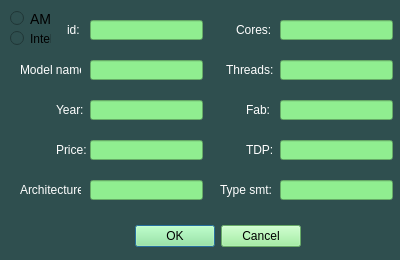
<?xml version="1.0" encoding="UTF-8"?>
<ui version="4.0">
 <class>Dialog</class>
 <widget class="QDialog" name="Dialog">
  <property name="geometry">
   <rect>
    <x>0</x>
    <y>0</y>
    <width>400</width>
    <height>260</height>
   </rect>
  </property>
  <property name="windowTitle">
   <string>Add new CPU</string>
  </property>
  <property name="windowIcon">
   <iconset>
    <normaloff>cpu.png</normaloff>cpu.png</iconset>
  </property>
  <property name="styleSheet">
   <string notr="true">background: #2F4F4F</string>
  </property>
  <widget class="QDialogButtonBox" name="notCommit">
   <property name="geometry">
    <rect>
     <x>-40</x>
     <y>220</y>
     <width>341</width>
     <height>32</height>
    </rect>
   </property>
   <property name="styleSheet">
    <string notr="true">background: #90EE90</string>
   </property>
   <property name="orientation">
    <enum>Qt::Horizontal</enum>
   </property>
   <property name="standardButtons">
    <set>QDialogButtonBox::Cancel|QDialogButtonBox::Ok</set>
   </property>
  </widget>
  <widget class="QLineEdit" name="idLine">
   <property name="geometry">
    <rect>
     <x>90</x>
     <y>20</y>
     <width>113</width>
     <height>20</height>
    </rect>
   </property>
   <property name="styleSheet">
    <string notr="true">background: #90EE90</string>
   </property>
  </widget>
  <widget class="QLineEdit" name="archLine">
   <property name="geometry">
    <rect>
     <x>90</x>
     <y>180</y>
     <width>113</width>
     <height>20</height>
    </rect>
   </property>
   <property name="styleSheet">
    <string notr="true">background: #90EE90</string>
   </property>
  </widget>
  <widget class="QLineEdit" name="modelLine">
   <property name="geometry">
    <rect>
     <x>90</x>
     <y>60</y>
     <width>113</width>
     <height>20</height>
    </rect>
   </property>
   <property name="styleSheet">
    <string notr="true">background: #90EE90</string>
   </property>
  </widget>
  <widget class="QLineEdit" name="tdpLine">
   <property name="geometry">
    <rect>
     <x>280</x>
     <y>140</y>
     <width>113</width>
     <height>20</height>
    </rect>
   </property>
   <property name="styleSheet">
    <string notr="true">background: #90EE90</string>
   </property>
  </widget>
  <widget class="QLineEdit" name="fabLine">
   <property name="geometry">
    <rect>
     <x>280</x>
     <y>100</y>
     <width>113</width>
     <height>20</height>
    </rect>
   </property>
   <property name="styleSheet">
    <string notr="true">background: #90EE90</string>
   </property>
  </widget>
  <widget class="QLineEdit" name="yearLine">
   <property name="geometry">
    <rect>
     <x>90</x>
     <y>100</y>
     <width>113</width>
     <height>20</height>
    </rect>
   </property>
   <property name="styleSheet">
    <string notr="true">background: #90EE90</string>
   </property>
  </widget>
  <widget class="QLineEdit" name="coresLine">
   <property name="geometry">
    <rect>
     <x>280</x>
     <y>20</y>
     <width>113</width>
     <height>20</height>
    </rect>
   </property>
   <property name="styleSheet">
    <string notr="true">background: #90EE90</string>
   </property>
  </widget>
  <widget class="QLineEdit" name="threadsLine">
   <property name="geometry">
    <rect>
     <x>280</x>
     <y>60</y>
     <width>113</width>
     <height>20</height>
    </rect>
   </property>
   <property name="styleSheet">
    <string notr="true">background: #90EE90</string>
   </property>
  </widget>
  <widget class="QLineEdit" name="priceLine">
   <property name="geometry">
    <rect>
     <x>90</x>
     <y>140</y>
     <width>113</width>
     <height>20</height>
    </rect>
   </property>
   <property name="styleSheet">
    <string notr="true">background: #90EE90</string>
   </property>
  </widget>
  <widget class="QLineEdit" name="imageLine">
   <property name="geometry">
    <rect>
     <x>280</x>
     <y>180</y>
     <width>113</width>
     <height>20</height>
    </rect>
   </property>
   <property name="styleSheet">
    <string notr="true">background: #90EE90</string>
   </property>
  </widget>
  <widget class="QLabel" name="label">
   <property name="geometry">
    <rect>
     <x>67</x>
     <y>20</y>
     <width>20</width>
     <height>20</height>
    </rect>
   </property>
   <property name="styleSheet">
    <string notr="true">color: White</string>
   </property>
   <property name="text">
    <string>id:</string>
   </property>
  </widget>
  <widget class="QLabel" name="label_2">
   <property name="geometry">
    <rect>
     <x>20</x>
     <y>60</y>
     <width>61</width>
     <height>20</height>
    </rect>
   </property>
   <property name="styleSheet">
    <string notr="true">color: White</string>
   </property>
   <property name="text">
    <string>Model name:l</string>
   </property>
  </widget>
  <widget class="QLabel" name="label_3">
   <property name="geometry">
    <rect>
     <x>56</x>
     <y>100</y>
     <width>31</width>
     <height>20</height>
    </rect>
   </property>
   <property name="styleSheet">
    <string notr="true">color: White</string>
   </property>
   <property name="text">
    <string>Year:</string>
   </property>
  </widget>
  <widget class="QLabel" name="label_4">
   <property name="geometry">
    <rect>
     <x>56</x>
     <y>140</y>
     <width>31</width>
     <height>20</height>
    </rect>
   </property>
   <property name="styleSheet">
    <string notr="true">color: White</string>
   </property>
   <property name="text">
    <string>Price:</string>
   </property>
  </widget>
  <widget class="QLabel" name="label_5">
   <property name="geometry">
    <rect>
     <x>20</x>
     <y>180</y>
     <width>61</width>
     <height>20</height>
    </rect>
   </property>
   <property name="styleSheet">
    <string notr="true">color: White</string>
   </property>
   <property name="text">
    <string>Architecture:</string>
   </property>
  </widget>
  <widget class="QLabel" name="label_6">
   <property name="geometry">
    <rect>
     <x>236</x>
     <y>20</y>
     <width>41</width>
     <height>20</height>
    </rect>
   </property>
   <property name="styleSheet">
    <string notr="true">color: White</string>
   </property>
   <property name="text">
    <string>Cores:</string>
   </property>
  </widget>
  <widget class="QLabel" name="label_7">
   <property name="geometry">
    <rect>
     <x>226</x>
     <y>60</y>
     <width>51</width>
     <height>20</height>
    </rect>
   </property>
   <property name="styleSheet">
    <string notr="true">color: White</string>
   </property>
   <property name="text">
    <string>Threads:</string>
   </property>
  </widget>
  <widget class="QLabel" name="label_8">
   <property name="geometry">
    <rect>
     <x>246</x>
     <y>100</y>
     <width>31</width>
     <height>20</height>
    </rect>
   </property>
   <property name="styleSheet">
    <string notr="true">color: White</string>
   </property>
   <property name="text">
    <string>Fab:</string>
   </property>
  </widget>
  <widget class="QLabel" name="label_9">
   <property name="geometry">
    <rect>
     <x>246</x>
     <y>140</y>
     <width>31</width>
     <height>20</height>
    </rect>
   </property>
   <property name="styleSheet">
    <string notr="true">color: White</string>
   </property>
   <property name="text">
    <string>TDP:</string>
   </property>
  </widget>
  <widget class="QLabel" name="label_10">
   <property name="geometry">
    <rect>
     <x>220</x>
     <y>180</y>
     <width>51</width>
     <height>20</height>
    </rect>
   </property>
   <property name="styleSheet">
    <string notr="true">color: White</string>
   </property>
   <property name="text">
    <string>Type smt:</string>
   </property>
  </widget>
  <widget class="QRadioButton" name="radioButton">
   <property name="geometry">
    <rect>
     <x>10</x>
     <y>10</y>
     <width>41</width>
     <height>17</height>
    </rect>
   </property>
   <property name="styleSheet">
    <string notr="true">font-size: 14px</string>
   </property>
   <property name="text">
    <string>AMD</string>
   </property>
  </widget>
  <widget class="QRadioButton" name="radioButton_2">
   <property name="geometry">
    <rect>
     <x>10</x>
     <y>30</y>
     <width>41</width>
     <height>17</height>
    </rect>
   </property>
   <property name="text">
    <string>Intel</string>
   </property>
  </widget>
 </widget>
 <tabstops>
  <tabstop>archLine</tabstop>
  <tabstop>modelLine</tabstop>
  <tabstop>tdpLine</tabstop>
  <tabstop>idLine</tabstop>
  <tabstop>fabLine</tabstop>
  <tabstop>yearLine</tabstop>
  <tabstop>coresLine</tabstop>
  <tabstop>threadsLine</tabstop>
  <tabstop>priceLine</tabstop>
  <tabstop>imageLine</tabstop>
 </tabstops>
 <resources/>
 <connections>
  <connection>
   <sender>notCommit</sender>
   <signal>accepted()</signal>
   <receiver>Dialog</receiver>
   <slot>accept()</slot>
   <hints>
    <hint type="sourcelabel">
     <x>248</x>
     <y>254</y>
    </hint>
    <hint type="destinationlabel">
     <x>157</x>
     <y>274</y>
    </hint>
   </hints>
  </connection>
  <connection>
   <sender>notCommit</sender>
   <signal>rejected()</signal>
   <receiver>Dialog</receiver>
   <slot>reject()</slot>
   <hints>
    <hint type="sourcelabel">
     <x>316</x>
     <y>260</y>
    </hint>
    <hint type="destinationlabel">
     <x>286</x>
     <y>274</y>
    </hint>
   </hints>
  </connection>
 </connections>
</ui>
